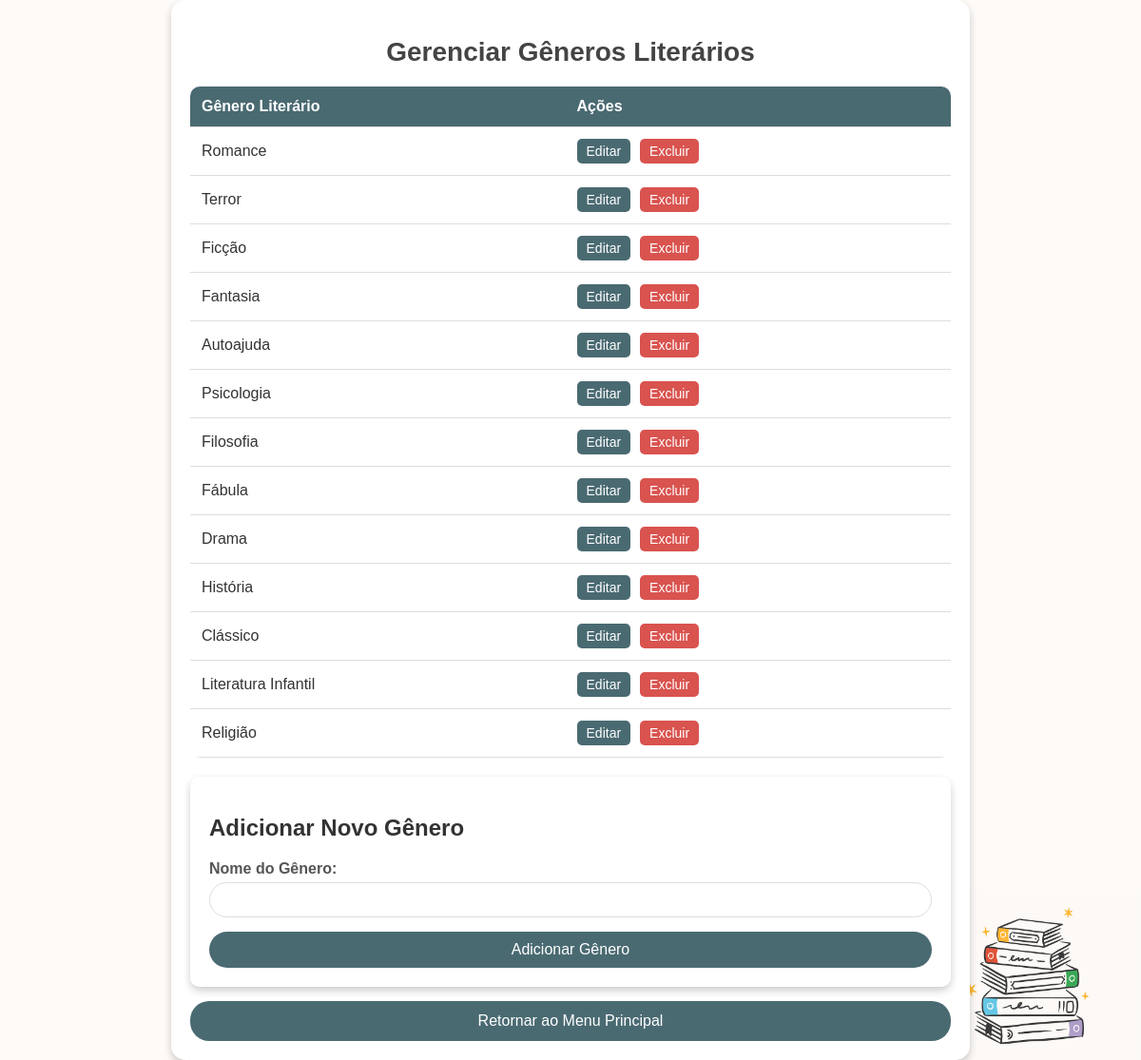
The app's page /manage_genres, older data.
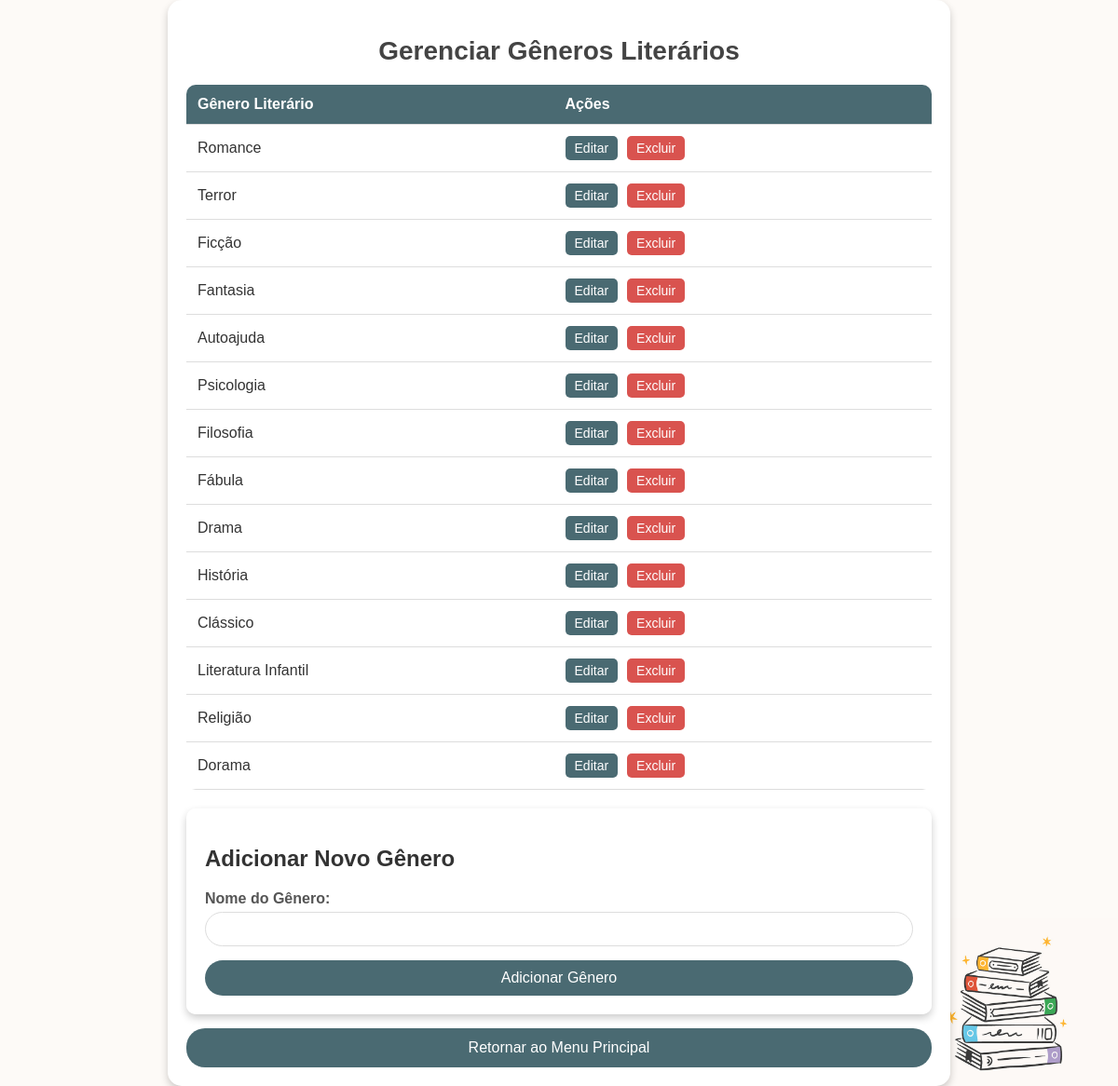
The same page, newer data.
### app.py (models this page shows)
class Genre(db.Model):
    id = db.Column(db.Integer, primary_key=True)
    name = db.Column(db.String(50), nullable=False)

### app.py (the view)
@app.route('/manage_genres')
def manage_genres():
    genres = Genre.query.all()
    return render_template('manage_genres.html', genres=genres)

### templates/manage_genres.html (shortened to what this page needs)
<!DOCTYPE html>
<html lang="en">
<head>
</head>
<body>
    <div class="container">
        <h1>Gerenciar Gêneros Literários</h1>
        <table>
            <thead>
                <tr>
                    <th>Gênero Literário</th>
                    <th>Ações</th>
                </tr>
            </thead>
            <tbody>
                {% for genre in genres %}
                    <tr>
                        <td>{{ genre.name }}</td>
                        <td class="action-buttons">
                            <a href="{{ url_for('edit_genre', genre_id=genre.id) }}"><button>Editar</button></a>
                            <form action="{{ url_for('delete_genre', genre_id=genre.id) }}" method="post" onsubmit="return confirm('Tem certeza que deseja excluir este gênero?');">
                                <button type="submit">Excluir</button>
                            </form>
                        </td>
                    </tr>
                {% endfor %}
            </tbody>
        </table>
        <div class="form-container">
            <h2>Adicionar Novo Gênero</h2>
            <form action="{{ url_for('add_genre') }}" method="post">
                <label for="name">Nome do Gênero:</label>
                <input type="text" name="name" id="name" required>
                <button type="submit">Adicionar Gênero</button>
            </form>
        </div>
        <a href="{{ url_for('home') }}" class="return-button">Retornar ao Menu Principal</a>
    </div>
</body>
</html>

Row changes from the older to the newer data that the page shows:
added Genre: name "Dorama"
